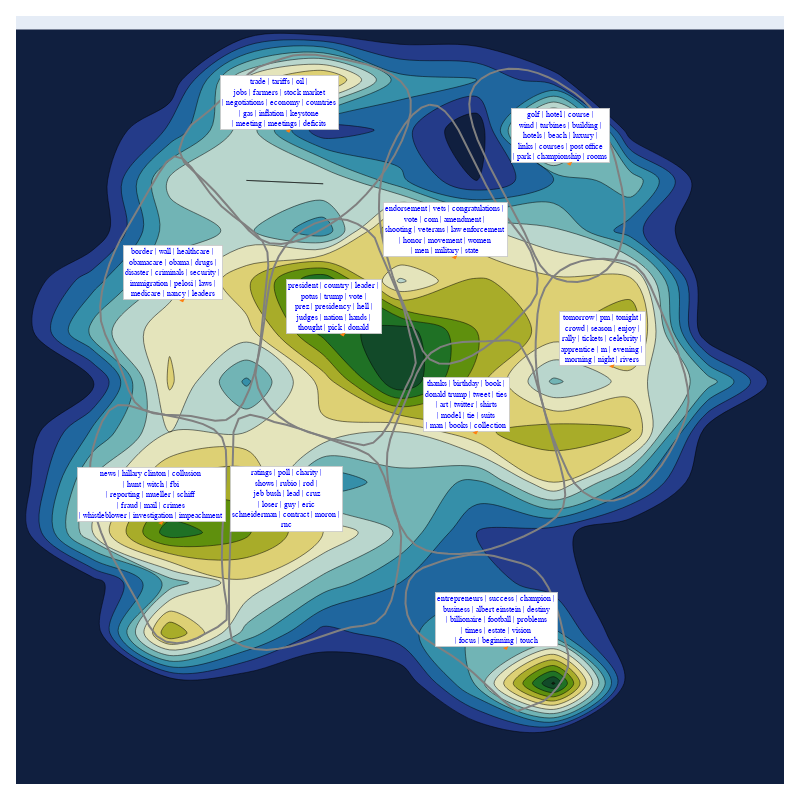

Notebook source saved alongside this figure:
### Code cell
# Topic Modeling
df_topics = bunka.get_topics(n_clusters=10)
topic_fig = bunka.visualize_topics(width=800, height=800)
topic_fig.show()

### Figure 1 — Plotly figure (JSON) as saved in the notebook; plotly's stock layout.template omitted (floating-point values rounded to 4 significant figures; data arrays with more than 128 entries replaced by an {"elided": "..."} marker saying what was removed)
{"data": [{"autocontour": true, "colorscale": [[0, "rgb(16, 31, 63)"], [0.09091, "rgb(38, 62, 144)"], [0.1818, "rgb(30, 110, 161)"], [0.2727, "rgb(60, 154, 171)"], [0.3636, "rgb(140, 193, 186)"], [0.4545, "rgb(217, 229, 218)"], [0.5455, "rgb(239, 226, 156)"], [0.6364, "rgb(195, 182, 59)"], [0.7273, "rgb(115, 152, 5)"], [0.8182, "rgb(34, 120, 36)"], [0.9091, "rgb(18, 78, 43)"], [1, "rgb(23, 35, 18)"]], "contours": {"coloring": "fill", "end": 60, "showlabels": false, "size": 5, "start": 5}, "showscale": false, "type": "histogram2dcontour", "x": {"elided": "2444 float values"}, "y": {"elided": "2444 float values"}}, {"line": {"color": "grey"}, "mode": "lines", "name": "Convex Hull", "type": "scatter", "x": [10.44, 10.3, 10.15, 10.0, 9.857, 9.717, 9.588, 9.476, 9.384, 9.32, 9.29, 9.276, 9.267, 9.266, 9.277, 9.299, 9.333, 9.376, 9.427, 9.485, 9.548, 9.616, 9.689, 9.776, 9.886, 10.01, 10.15, 10.29, 10.42, 10.55, 10.68, 10.8, 10.91, 11.0, 11.09, 11.17, 11.23, 11.26, 11.25, 11.21, 11.16, 11.11, 11.04, 10.98, 10.91, 10.84, 10.76, 10.67, 10.57, 10.44], "y": [7.943, 7.962, 7.97, 7.966, 7.948, 7.912, 7.856, 7.779, 7.678, 7.555, 7.42, 7.283, 7.146, 7.008, 6.871, 6.736, 6.602, 6.47, 6.34, 6.211, 6.085, 5.962, 5.842, 5.736, 5.652, 5.595, 5.566, 5.568, 5.596, 5.649, 5.723, 5.815, 5.92, 6.037, 6.161, 6.289, 6.418, 6.552, 6.69, 6.825, 6.954, 7.078, 7.198, 7.318, 7.441, 7.569, 7.697, 7.813, 7.899, 7.943]}, {"line": {"color": "grey"}, "mode": "lines", "name": "Convex Hull", "type": "scatter", "x": [5.232, 5.352, 5.454, 5.538, 5.604, 5.651, 5.682, 5.701, 5.715, 5.734, 5.762, 5.785, 5.773, 5.71, 5.607, 5.474, 5.327, 5.175, 5.033, 4.904, 4.786, 4.674, 4.567, 4.46, 4.353, 4.248, 4.144, 4.044, 3.95, 3.862, 3.784, 3.716, 3.661, 3.62, 3.595, 3.607, 3.662, 3.743, 3.828, 3.9, 3.967, 4.046, 4.154, 4.289, 4.443, 4.608, 4.776, 4.94, 5.093, 5.232], "y": [6.368, 6.427, 6.533, 6.672, 6.83, 6.993, 7.15, 7.299, 7.445, 7.593, 7.749, 7.902, 8.036, 8.143, 8.232, 8.313, 8.397, 8.494, 8.615, 8.751, 8.876, 8.965, 8.99, 8.932, 8.814, 8.675, 8.542, 8.415, 8.291, 8.168, 8.044, 7.917, 7.785, 7.646, 7.497, 7.351, 7.216, 7.086, 6.951, 6.806, 6.665, 6.548, 6.473, 6.435, 6.421, 6.416, 6.407, 6.384, 6.361, 6.368]}, {"line": {"color": "grey"}, "mode": "lines", "name": "Convex Hull", "type": "scatter", "x": [7.476, 7.507, 7.515, 7.483, 7.423, 7.357, 7.294, 7.212, 7.088, 6.937, 6.784, 6.631, 6.479, 6.326, 6.173, 6.019, 5.863, 5.705, 5.548, 5.399, 5.332, 5.326, 5.324, 5.318, 5.31, 5.302, 5.293, 5.286, 5.279, 5.275, 5.273, 5.273, 5.276, 5.311, 5.457, 5.61, 5.763, 5.919, 6.076, 6.234, 6.392, 6.55, 6.706, 6.861, 7.022, 7.177, 7.304, 7.387, 7.439, 7.476], "y": [4.889, 5.049, 5.204, 5.353, 5.5, 5.652, 5.805, 5.938, 6.028, 6.082, 6.124, 6.162, 6.203, 6.247, 6.287, 6.32, 6.348, 6.393, 6.421, 6.38, 6.246, 6.07, 5.901, 5.742, 5.589, 5.437, 5.284, 5.127, 4.968, 4.808, 4.65, 4.496, 4.335, 4.18, 4.121, 4.091, 4.083, 4.094, 4.119, 4.154, 4.195, 4.237, 4.276, 4.307, 4.323, 4.353, 4.443, 4.574, 4.727, 4.889]}, {"line": {"color": "grey"}, "mode": "lines", "name": "Convex Hull", "type": "scatter", "x": [4.623, 4.688, 4.827, 4.967, 5.09, 5.202, 5.309, 5.417, 5.532, 5.659, 5.801, 5.954, 6.11, 6.264, 6.409, 6.545, 6.677, 6.805, 6.933, 7.062, 7.192, 7.317, 7.431, 7.527, 7.598, 7.638, 7.639, 7.596, 7.508, 7.385, 7.235, 7.068, 6.893, 6.718, 6.553, 6.398, 6.251, 6.106, 5.961, 5.814, 5.667, 5.533, 5.41, 5.289, 5.167, 5.043, 4.914, 4.782, 4.68, 4.623], "y": [9.049, 8.932, 8.831, 8.735, 8.639, 8.544, 8.448, 8.351, 8.252, 8.17, 8.126, 8.118, 8.138, 8.179, 8.233, 8.294, 8.358, 8.43, 8.514, 8.614, 8.731, 8.863, 9.003, 9.147, 9.289, 9.424, 9.547, 9.651, 9.737, 9.805, 9.859, 9.902, 9.935, 9.961, 9.983, 9.998, 10.0, 9.991, 9.96, 9.919, 9.88, 9.812, 9.722, 9.633, 9.545, 9.46, 9.379, 9.302, 9.184, 9.049]}, {"line": {"color": "grey"}, "mode": "lines", "name": "Convex Hull", "type": "scatter", "x": [3.501, 3.469, 3.46, 3.473, 3.503, 3.549, 3.608, 3.676, 3.752, 3.833, 3.916, 3.999, 4.08, 4.156, 4.235, 4.332, 4.456, 4.596, 4.731, 4.863, 4.995, 5.129, 5.243, 5.245, 5.212, 5.19, 5.181, 5.18, 5.186, 5.197, 5.21, 5.223, 5.233, 5.239, 5.232, 5.183, 5.075, 4.935, 4.793, 4.655, 4.521, 4.387, 4.251, 4.109, 3.965, 3.829, 3.715, 3.624, 3.553, 3.501], "y": [6.084, 5.949, 5.809, 5.667, 5.525, 5.386, 5.252, 5.126, 5.009, 4.897, 4.788, 4.677, 4.561, 4.438, 4.319, 4.221, 4.164, 4.148, 4.164, 4.202, 4.255, 4.312, 4.382, 4.522, 4.683, 4.835, 4.979, 5.116, 5.249, 5.38, 5.511, 5.645, 5.782, 5.926, 6.072, 6.195, 6.276, 6.327, 6.361, 6.385, 6.405, 6.424, 6.447, 6.479, 6.513, 6.518, 6.464, 6.356, 6.221, 6.084]}, {"line": {"color": "grey"}, "mode": "lines", "name": "Convex Hull", "type": "scatter", "x": [8.554, 8.468, 8.418, 8.402, 8.415, 8.452, 8.509, 8.583, 8.668, 8.761, 8.858, 8.953, 9.043, 9.123, 9.191, 9.255, 9.327, 9.42, 9.539, 9.671, 9.809, 9.946, 10.08, 10.19, 10.29, 10.36, 10.4, 10.42, 10.42, 10.41, 10.39, 10.35, 10.31, 10.26, 10.21, 10.14, 10.07, 9.983, 9.886, 9.779, 9.664, 9.545, 9.421, 9.295, 9.168, 9.041, 8.914, 8.79, 8.67, 8.554], "y": [9.76, 9.691, 9.607, 9.509, 9.4, 9.281, 9.155, 9.023, 8.888, 8.751, 8.615, 8.48, 8.35, 8.227, 8.111, 8.004, 7.904, 7.822, 7.772, 7.745, 7.741, 7.759, 7.8, 7.863, 7.947, 8.053, 8.17, 8.292, 8.419, 8.547, 8.676, 8.805, 8.932, 9.054, 9.172, 9.282, 9.383, 9.473, 9.55, 9.617, 9.677, 9.731, 9.778, 9.816, 9.844, 9.859, 9.859, 9.844, 9.811, 9.76]}, {"line": {"color": "grey"}, "mode": "lines", "name": "Convex Hull", "type": "scatter", "x": [7.578, 7.571, 7.596, 7.651, 7.729, 7.826, 7.934, 8.047, 8.159, 8.265, 8.365, 8.461, 8.554, 8.646, 8.738, 8.831, 8.928, 9.03, 9.142, 9.258, 9.368, 9.464, 9.557, 9.638, 9.689, 9.693, 9.661, 9.626, 9.587, 9.542, 9.49, 9.43, 9.358, 9.275, 9.177, 9.068, 8.952, 8.838, 8.725, 8.613, 8.501, 8.388, 8.274, 8.158, 8.041, 7.921, 7.802, 7.697, 7.619, 7.578], "y": [4.662, 4.544, 4.431, 4.336, 4.259, 4.195, 4.139, 4.088, 4.035, 3.977, 3.915, 3.85, 3.784, 3.717, 3.651, 3.588, 3.527, 3.477, 3.507, 3.542, 3.573, 3.635, 3.718, 3.814, 3.919, 4.029, 4.143, 4.261, 4.38, 4.496, 4.606, 4.707, 4.794, 4.865, 4.915, 4.947, 4.971, 4.994, 5.016, 5.029, 5.032, 5.026, 5.012, 4.991, 4.965, 4.936, 4.9, 4.848, 4.77, 4.662]}, {"line": {"color": "grey"}, "mode": "lines", "name": "Convex Hull", "type": "scatter", "x": [6.944, 6.814, 6.674, 6.529, 6.385, 6.248, 6.121, 6.01, 5.92, 5.853, 5.807, 5.776, 5.754, 5.732, 5.709, 5.68, 5.642, 5.617, 5.652, 5.725, 5.817, 5.924, 6.044, 6.175, 6.313, 6.457, 6.602, 6.748, 6.891, 7.028, 7.153, 7.262, 7.358, 7.441, 7.512, 7.579, 7.653, 7.706, 7.682, 7.634, 7.596, 7.555, 7.501, 7.437, 7.368, 7.298, 7.234, 7.171, 7.067, 6.944], "y": [8.318, 8.356, 8.368, 8.355, 8.32, 8.265, 8.19, 8.099, 7.993, 7.875, 7.748, 7.616, 7.482, 7.35, 7.218, 7.085, 6.949, 6.814, 6.687, 6.576, 6.482, 6.404, 6.34, 6.288, 6.246, 6.212, 6.183, 6.159, 6.137, 6.118, 6.143, 6.222, 6.334, 6.461, 6.584, 6.699, 6.815, 6.937, 7.068, 7.202, 7.332, 7.458, 7.578, 7.694, 7.811, 7.93, 8.054, 8.18, 8.259, 8.318]}, {"line": {"color": "grey"}, "mode": "lines", "name": "Convex Hull", "type": "scatter", "x": [7.886, 7.778, 7.668, 7.561, 7.461, 7.374, 7.304, 7.255, 7.23, 7.226, 7.239, 7.267, 7.305, 7.352, 7.405, 7.464, 7.528, 7.595, 7.664, 7.728, 7.797, 7.89, 8.007, 8.143, 8.291, 8.445, 8.597, 8.742, 8.873, 8.987, 9.093, 9.201, 9.28, 9.292, 9.26, 9.201, 9.121, 9.027, 8.925, 8.82, 8.718, 8.621, 8.529, 8.44, 8.352, 8.264, 8.175, 8.083, 7.987, 7.886], "y": [9.503, 9.473, 9.406, 9.308, 9.187, 9.049, 8.903, 8.756, 8.612, 8.47, 8.331, 8.195, 8.061, 7.928, 7.798, 7.671, 7.547, 7.426, 7.304, 7.175, 7.053, 6.97, 6.93, 6.928, 6.957, 7.011, 7.083, 7.167, 7.255, 7.342, 7.429, 7.514, 7.624, 7.771, 7.919, 8.045, 8.154, 8.253, 8.35, 8.453, 8.57, 8.702, 8.842, 8.984, 9.122, 9.248, 9.356, 9.439, 9.49, 9.503]}, {"line": {"color": "grey"}, "mode": "lines", "name": "Convex Hull", "type": "scatter", "x": [7.703, 7.836, 7.982, 8.127, 8.27, 8.411, 8.551, 8.69, 8.83, 8.972, 9.116, 9.263, 9.41, 9.538, 9.623, 9.652, 9.634, 9.587, 9.525, 9.464, 9.415, 9.37, 9.323, 9.273, 9.221, 9.142, 9.053, 8.916, 8.77, 8.623, 8.47, 8.315, 8.165, 8.026, 7.903, 7.802, 7.72, 7.648, 7.579, 7.506, 7.434, 7.373, 7.335, 7.328, 7.344, 7.378, 7.43, 7.5, 7.59, 7.703], "y": [5.125, 5.074, 5.049, 5.038, 5.037, 5.045, 5.063, 5.089, 5.123, 5.164, 5.213, 5.268, 5.331, 5.406, 5.502, 5.623, 5.762, 5.912, 6.066, 6.215, 6.355, 6.49, 6.623, 6.759, 6.894, 7.013, 7.13, 7.162, 7.155, 7.151, 7.15, 7.144, 7.128, 7.094, 7.035, 6.948, 6.833, 6.703, 6.567, 6.434, 6.305, 6.176, 6.042, 5.9, 5.752, 5.601, 5.455, 5.321, 5.208, 5.125]}], "layout": {"annotations": [{"arrowcolor": "#ff7f0e", "arrowhead": 1, "bgcolor": "white", "bordercolor": "#c7c7c7", "borderpad": 1.6, "borderwidth": 0.8, "font": {"color": "blue", "family": "Courier New, monospace", "size": 8}, "opacity": 1, "showarrow": true, "text": "tomorrow | pm | tonight |<br>crowd | season | enjoy |<br>rally | tickets | celebrity |<br>apprentice | m | evening |<br>morning | night | rivers<br>", "x": 10.27, "y": 6.884}, {"arrowcolor": "#ff7f0e", "arrowhead": 1, "bgcolor": "white", "bordercolor": "#c7c7c7", "borderpad": 1.6, "borderwidth": 0.8, "font": {"color": "blue", "family": "Courier New, monospace", "size": 8}, "opacity": 1, "showarrow": true, "text": "border | wall | healthcare |<br>obamacare | obama | drugs |<br>disaster | criminals | security |<br>immigration | pelosi | laws |<br>medicare | nancy | leaders<br>", "x": 4.674, "y": 7.538}, {"arrowcolor": "#ff7f0e", "arrowhead": 1, "bgcolor": "white", "bordercolor": "#c7c7c7", "borderpad": 1.6, "borderwidth": 0.8, "font": {"color": "blue", "family": "Courier New, monospace", "size": 8}, "opacity": 1, "showarrow": true, "text": "ratings | poll | charity |<br>shows | rubio | rod |<br>jeb bush | lead | cruz<br>| loser | guy | eric<br>schneiderman | contract | moron |<br>rnc<br>", "x": 6.157, "y": 5.286}, {"arrowcolor": "#ff7f0e", "arrowhead": 1, "bgcolor": "white", "bordercolor": "#c7c7c7", "borderpad": 1.6, "borderwidth": 0.8, "font": {"color": "blue", "family": "Courier New, monospace", "size": 8}, "opacity": 1, "showarrow": true, "text": "trade | tariffs | oil |<br>jobs | farmers | stock market<br>| negotiations | economy | countries<br>| gas | inflation | keystone<br>| meeting | meetings | deficits<br>", "x": 6.058, "y": 9.224}, {"arrowcolor": "#ff7f0e", "arrowhead": 1, "bgcolor": "white", "bordercolor": "#c7c7c7", "borderpad": 1.6, "borderwidth": 0.8, "font": {"color": "blue", "family": "Courier New, monospace", "size": 8}, "opacity": 1, "showarrow": true, "text": "news | hillary clinton | collusion<br>| hunt | witch | fbi<br>| reporting | mueller | schiff<br>| fraud | mail | crimes<br>| whistleblower | investigation | impeachment<br>", "x": 4.399, "y": 5.327}, {"arrowcolor": "#ff7f0e", "arrowhead": 1, "bgcolor": "white", "bordercolor": "#c7c7c7", "borderpad": 1.6, "borderwidth": 0.8, "font": {"color": "blue", "family": "Courier New, monospace", "size": 8}, "opacity": 1, "showarrow": true, "text": "golf | hotel | course |<br>wind | turbines | building |<br>hotels | beach | luxury |<br>links | courses | post office<br>| park | championship | rooms<br>", "x": 9.718, "y": 8.897}, {"arrowcolor": "#ff7f0e", "arrowhead": 1, "bgcolor": "white", "bordercolor": "#c7c7c7", "borderpad": 1.6, "borderwidth": 0.8, "font": {"color": "blue", "family": "Courier New, monospace", "size": 8}, "opacity": 1, "showarrow": true, "text": "entrepreneurs | success | champion |<br>business | albert einstein | destiny<br>| billionaire | football | problems<br>| times | estate | vision<br>| focus | beginning | touch<br>", "x": 8.887, "y": 4.083}, {"arrowcolor": "#ff7f0e", "arrowhead": 1, "bgcolor": "white", "bordercolor": "#c7c7c7", "borderpad": 1.6, "borderwidth": 0.8, "font": {"color": "blue", "family": "Courier New, monospace", "size": 8}, "opacity": 1, "showarrow": true, "text": "president | country | leader |<br>potus | trump | vote |<br>prez | presidency | hell |<br>judges | nation | hands |<br>thought | pick | donald<br>", "x": 6.766, "y": 7.199}, {"arrowcolor": "#ff7f0e", "arrowhead": 1, "bgcolor": "white", "bordercolor": "#c7c7c7", "borderpad": 1.6, "borderwidth": 0.8, "font": {"color": "blue", "family": "Courier New, monospace", "size": 8}, "opacity": 1, "showarrow": true, "text": "endorsement | vets | congratulations |<br>vote | com | amendment |<br>shooting | veterans | law enforcement<br>| honor | movement | women<br>| men | military | state<br>", "x": 8.221, "y": 7.967}, {"arrowcolor": "#ff7f0e", "arrowhead": 1, "bgcolor": "white", "bordercolor": "#c7c7c7", "borderpad": 1.6, "borderwidth": 0.8, "font": {"color": "blue", "family": "Courier New, monospace", "size": 8}, "opacity": 1, "showarrow": true, "text": "thanks | birthday | book |<br>donald trump | tweet | ties<br>| art | twitter | shirts<br>| model | tie | suits<br>| man | books | collection<br>", "x": 8.492, "y": 6.224}], "font": {"size": 25}, "height": 800, "margin": {"b": 16, "l": 16, "r": 16, "t": 16}, "showlegend": false, "title": {"font": {"size": 20}}, "width": 800, "xaxis": {"autorange": true, "range": [2.5, 12.5], "showgrid": false, "showticklabels": false, "type": "linear", "zeroline": false}, "yaxis": {"autorange": true, "range": [2.75, 10.38], "showgrid": false, "showticklabels": false, "type": "linear", "zeroline": false}}}
